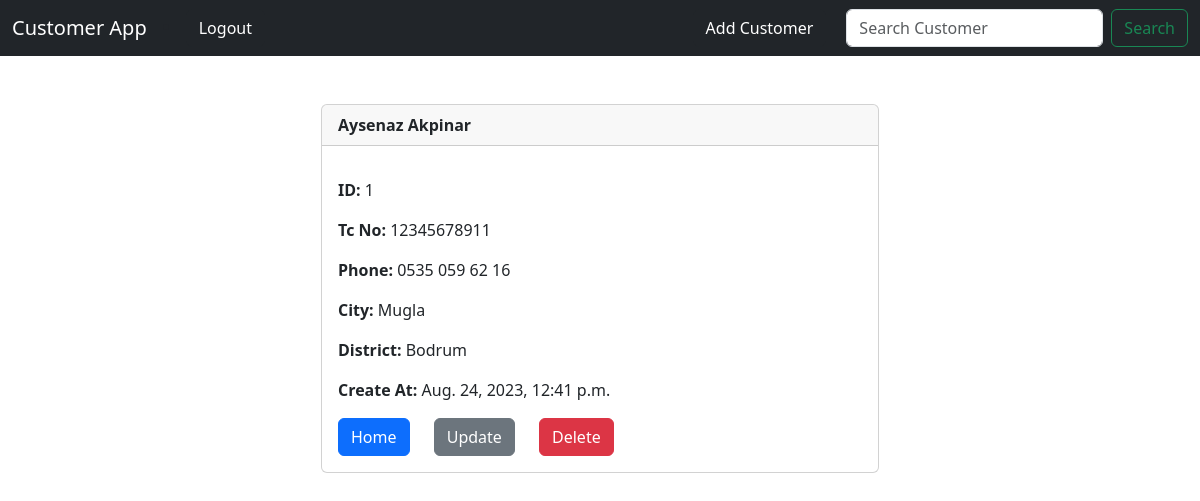
Page /customer/1 (signed in) on the committed database.
### crm/models.py (models this page shows, shortened)
class Customer(models.Model):
    created_at = models.DateTimeField(auto_now_add=True)
    tc_no = models.IntegerField(editable=True)
    first_name = models.CharField(max_length=50, editable=True)
    last_name =  models.CharField(max_length=50, editable=True)
    phone = models.CharField(max_length=15, editable=True)
    city =  models.CharField(max_length=50, editable=True)
    district =  models.CharField(max_length=50, editable=True)

### crm/views.py (the view)
# urls.py: path("customer/<int:pk>", views.customer_record, name="customer"),
def customer_record(request, pk):
    if request.user.is_authenticated:
        customer_record = Customer.objects.get(id=pk)
        return render(request, 'customer.html', {'customer_record':customer_record})
    else :
        messages.success(request, "You must be logged in to view that page!!!")
        return redirect('home')

### crm/templates/customer.html
{% extends 'base.html' %}
{% block content %}
<div class="col-md-6 offset-md-3">
<div class="card">
    <div class="card-header"><strong>
          {{ customer_record.first_name }}
          {{ customer_record.last_name }}</strong>
    </div>
    <div class="card-body">
        <p class="card-text">
        <p class="card-text">
            <strong>ID: </strong>{{ customer_record.id }}</p>
        </p>
        <p class="card-text">
            <strong>Tc No: </strong>{{ customer_record.tc_no }}
        </p>
        <p class="card-text">
        <strong>Phone: </strong>{{ customer_record.phone }}
        </p>
        <p class="card-text">
        <strong>City: </strong>{{ customer_record.city }}</p>
        <p class="card-text">
        <strong>District: </strong>{{ customer_record.district }}</p>
        <p class="card-text">
        <strong>Create At: </strong>{{ customer_record.created_at }}</p>
        <a href="{% url 'home' %}" class="btn btn-primary">Home</a>
        <a href="{% url 'update_customer' customer_record.id %}" class="btn btn-secondary" style="margin-inline: 20px;">Update</a>
        <a href="{% url 'delete_customer' customer_record.id %}" class="btn btn-danger">Delete</a>
    </div>
</div>
</div>
{% endblock content %}

### rows in the picture
Customer: first_name "Aysenaz", last_name "Akpinar", id "1", tc_no "12345678911", phone "0535 059 62 16", city "Mugla", district "Bodrum", created_at "Aug. 24, 2023, 12:41 p.m."
